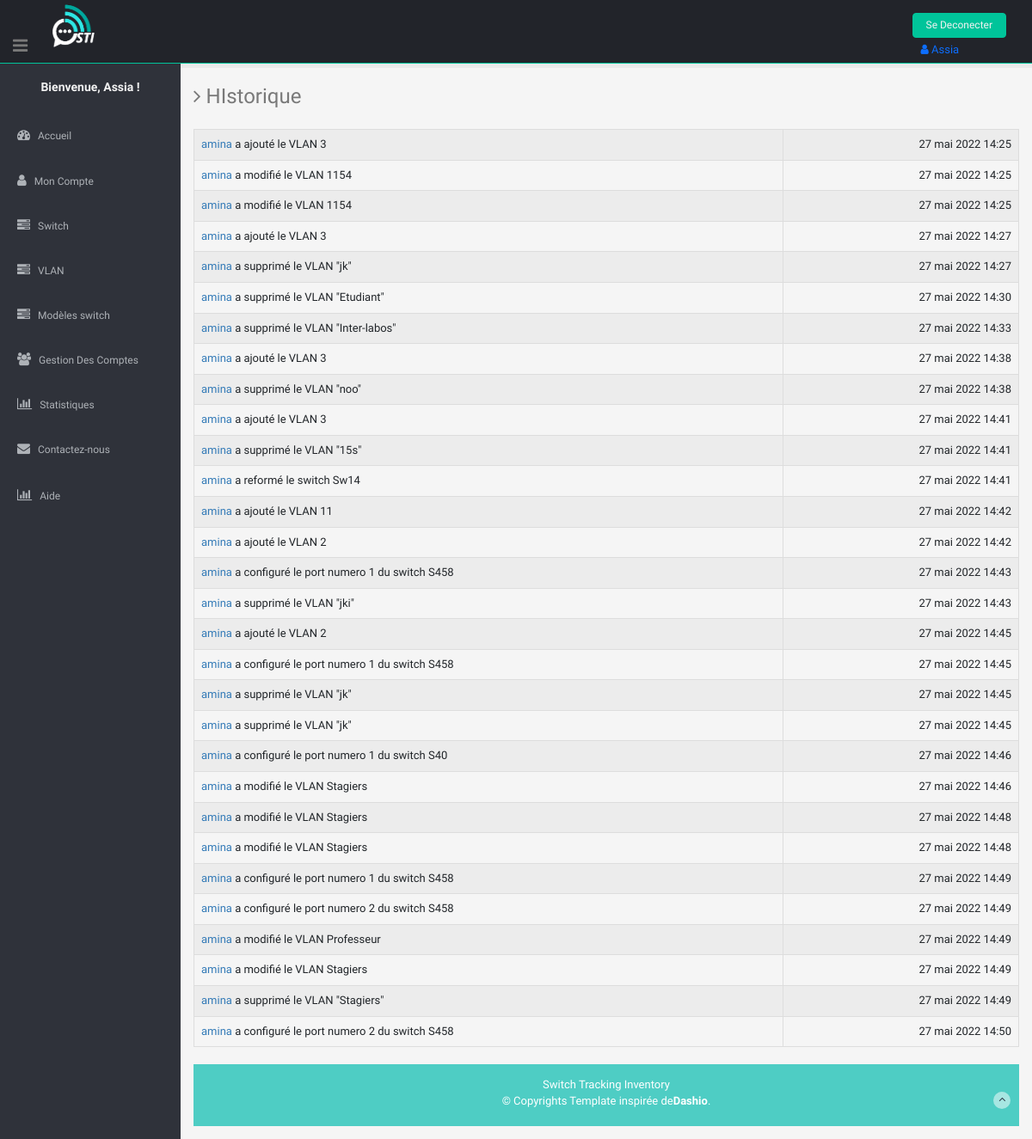
The app's page /app_principal/historique/ (signed in), older data.
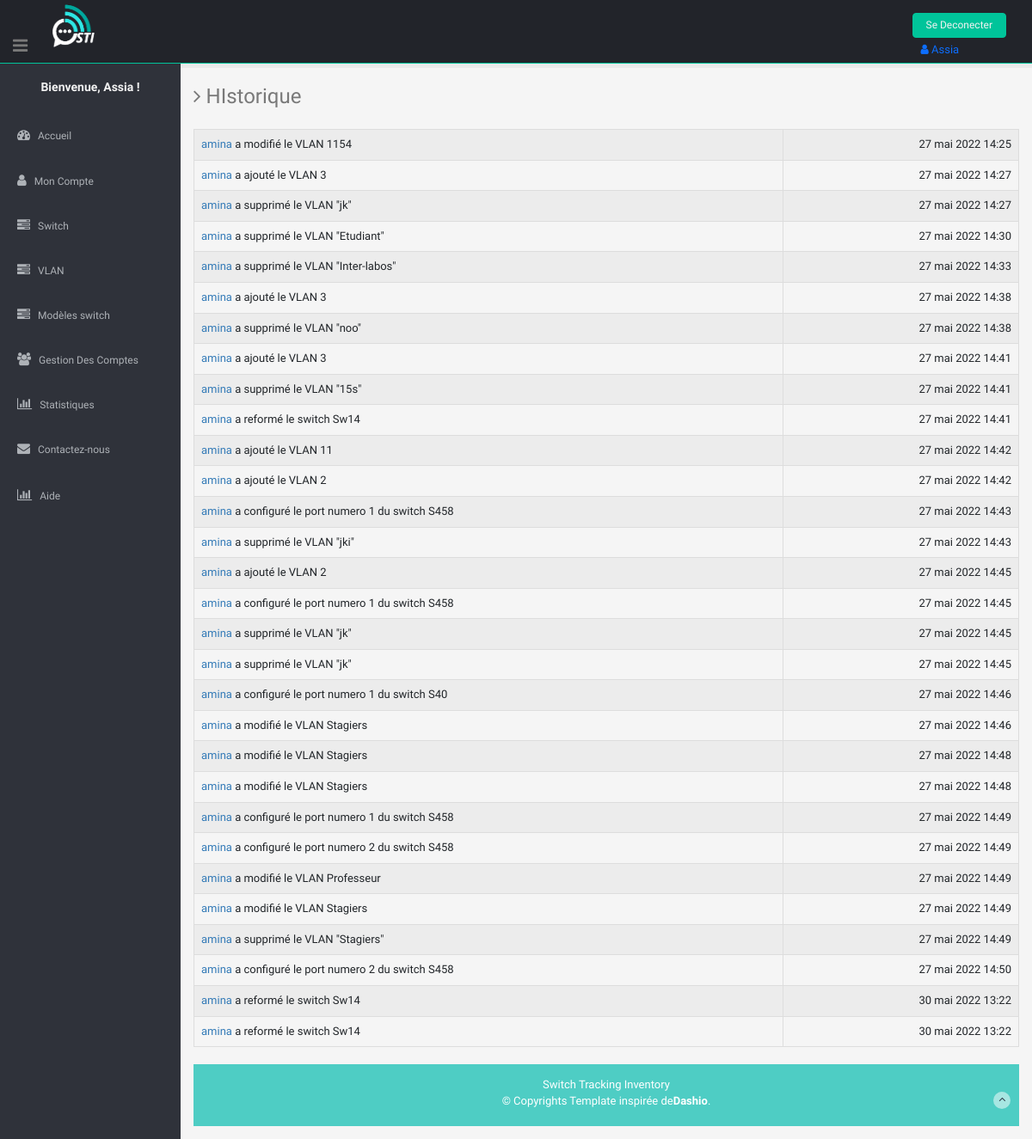
The same page, newer data.
### app_principal/models.py (models this page shows)
class Historique(models.Model):
    username = models.CharField(max_length=100, blank=True, null=True)
    action = models.CharField(max_length=30, blank=True, null=True)
    date = models.DateTimeField(auto_now_add=True)

### app_principal/views.py (the view)
# urls.py: path('historique/', views.plus_historique, name='historique'),
@login_required()
def plus_historique(request):
	historique=Historique.objects.all()
	hist=[h for h in historique][-30:]
	return render(request,'app_principal/plus_historique.html',{'historique':hist,})

### app_principal/templates/app_principal/plus_historique.html (shortened to what this page needs)
{% extends "base.html" %}
{% load static %}
{% block content %}
<div class="wrapper" style="background-color:whitesmoke;">
  <h3><i class="fa fa-angle-right"></i> HIstorique</h3>
  <div class="row mt">
    <div class="col-lg-12">
                <table class="table table-striped table-hover table-bordered">
                    {% for activité in historique %}
                        <tr>
                            <td>
                                <a href="#">{{activité.username}}</a> {{activité.action}}
                            </td>
                            <td align="right">
                                {{activité.date}}
                            </td>
                        </tr>
                    {% endfor %}
                </table>
        </div>
    </div>
  {% endblock %}

Row changes from the older to the newer data that the page shows:
no longer on this page (row unchanged): Historique: username "amina", action "a ajouté le VLAN 3", date "27 mai 2022 14:25"
no longer on this page (row unchanged): Historique: username "amina", action "a modifié le VLAN 1154", date "27 mai 2022 14:25"
added Historique: username "amina", action "a reformé le switch Sw14", date "30 mai 2022 13:22"
added Historique: username "amina", action "a reformé le switch Sw14", date "30 mai 2022 13:22"
